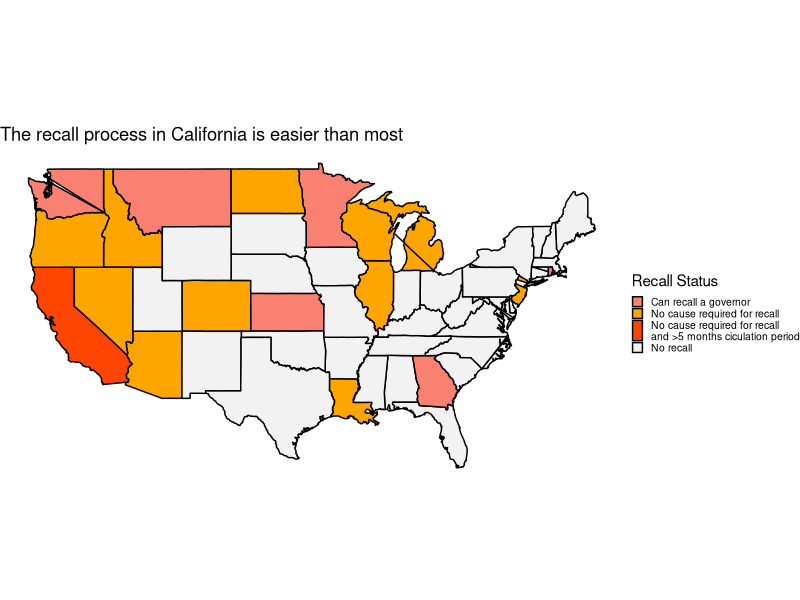
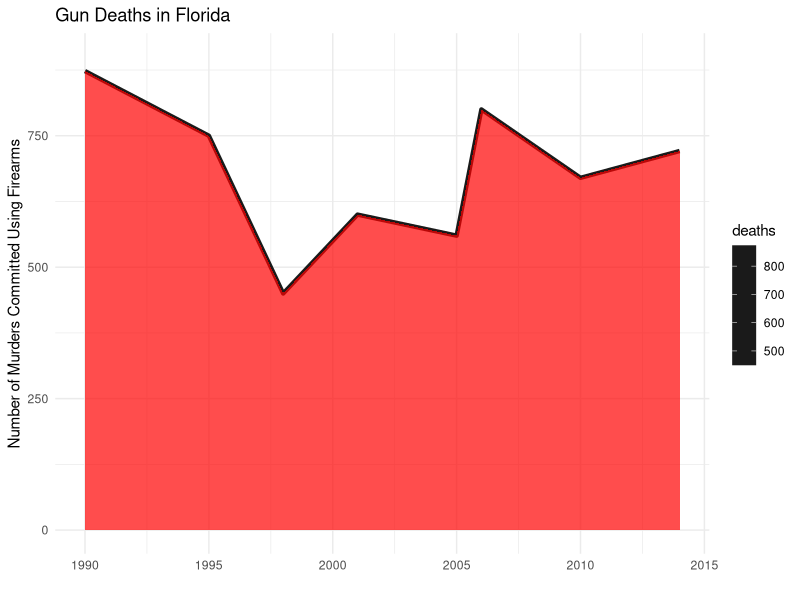
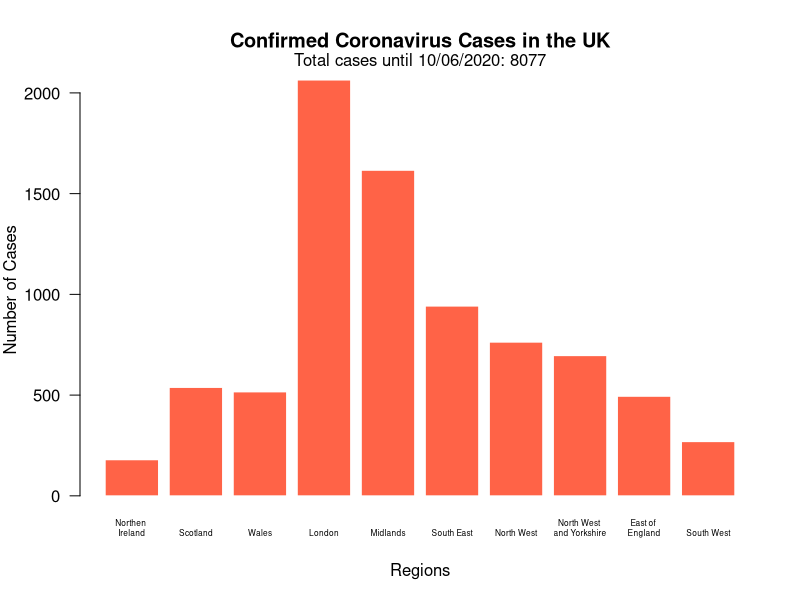

Recreate these plots in R, in order.
## ---- chunk 1
#| code-fold: false
#| code-summary: "Show the code"
#| echo: false
#| 
library("ggplot2")
library("dplyr")
library("maps")
library("mapproj")

# Criar dataframe com estados e status de recall
states <- data.frame(
  state = c("California", "Nevada", "Idaho", "Illinois", "Michigan", "Oregon", 
            "Wisconsin", "Arizona", "New Jersey", "Colorado", "Louisiana", 
            "North Dakota", "Alaska", "Rhode Island", "Washington", "Montana", 
            "Georgia", "Kansas", "Minnesota", "South Dakota", "Alabama", "Wyoming", 
            "Utah", "Texas", "Mississippi", "New Mexico", "Oklahoma", "Maine", 
            "New Hampshire", "Vermont", "Massachusetts", "Connecticut", 
            "New York", "Pennsylvania", "Delaware", "Maryland", "Virginia", 
            "North Carolina", "South Carolina", "Florida", "Tennessee", 
            "Kentucky", "Indiana", "Missouri", "Arkansas", "Iowa", "West Virginia",
            "Hawaii", "Kentucky", "Nebraska", "Ohio", "Virginia"),
  
  status = c("No cause required for recall
and >5 months ciculation period", 
             "No cause required for recall", "No cause required for recall", 
             "No cause required for recall", "No cause required for recall", 
             "No cause required for recall", "No cause required for recall", 
             "No cause required for recall", "No cause required for recall", 
             "No cause required for recall", "No cause required for recall", 
             "No cause required for recall", 
             "Can recall a governor", "Can recall a governor", "Can recall a governor", 
             "Can recall a governor", "Can recall a governor", "Can recall a governor", 
             "Can recall a governor", "No recall", "No recall", "No recall", 
             "No recall", "No recall", "No recall", "No recall", "No recall", 
             "No recall", "No recall", "No recall", "No recall", "No recall", 
             "No recall", "No recall", "No recall", "No recall", "No recall", 
             "No recall", "No recall", "No recall", "No recall", 
             "No recall", "No recall", "No recall", "No recall", "No recall", 
             "No recall", "No recall", "No recall", "No recall", "No recall","No recall")
)

#Agora temos que combinar o vetor states com o df map
states <- states |> mutate(state = tolower(state), status = ifelse(status == "All states", "No recall",status))

map <- map_data("state")
map <- inner_join(map,states,by = c("region" = "state"))



map1 <- ggplot(map, aes(x = long, y = lat)) + 
  geom_polygon(aes(fill = status,  group = region), color = 'black') + coord_map() +
  labs(title = 'The recall process in California is easier than most',
       x = NULL,
       y = NULL,
       fill = 'Recall Status') +
  scale_fill_manual( values = c("No cause required for recall
and >5 months ciculation period" = 'orangered',
                                'No cause required for recall' = 'orange',
                                'Can recall a governor' = 'salmon',
                                'No recall' = 'grey95'))+
  theme_void()+
  theme( legend.position = 'right',
         legend.location = 'plot',
         legend.text = element_text(size=7.5),
         legend.key.size = unit(0.5, 'cm'),
         legend.key.height = unit(0.30, 'cm'), 
         legend.key.width = unit(0.30, 'cm'), 
         legend.spacing.y = unit(0.5,'cm')
         )


map1

## ---- chunk 2
#| echo: false
#| warning: false


library(ggplot2)

years <- c(1990, 1995, 1998, 2001, 2005, 2006, 2010, 2014)
deaths <- c(873, 750, 450, 600, 560, 800, 670, 721)

data <- data.frame(years, deaths)

ggplot(data, aes(x = years, y = deaths)) +
  geom_line(aes(color = deaths), size = 1.5) +  
  geom_ribbon(aes(ymin = 0, ymax = deaths), fill = "red", alpha = 0.7) + 
  scale_color_gradient(low = "grey10", high = "grey10") + 
  ylim(0, 900) +   
  labs(title = "Gun Deaths in Florida",
       x = "",
       y = "Number of Murders Committed Using Firearms") +
  theme_minimal()

## ---- chunk 3
#| echo: false
#| warning: false


library(ggplot2)

dados <- data.frame(
  UK_Regions = c("Northen \nIreland", 
                 "Scotland", 
                 "Wales", 
                 "London",
                 "Midlands",
                 "South East",
                 "North West",
                 "North West \nand Yorkshire",
                 "East of \nEngland",
                 "South West"),
  Cases_of_Coronavirus = c(179,538,516,2064,1616,942,763,696,494,269)
)

par(mar = c(5, 4, 4, 2) )
barplot(dados$Cases_of_Coronavirus, 
        names.arg = dados$UK_Regions, 
        col = "tomato", 
        main = "Confirmed Coronavirus Cases in the UK", 
        xlab = "Regions", 
        ylab = "Number of Cases",
          las = 1,
        cex.names = 0.5,
        border = FALSE)  
mtext("Total cases until 10/06/2020: 8077", side = 3, line = 0.5)
 
